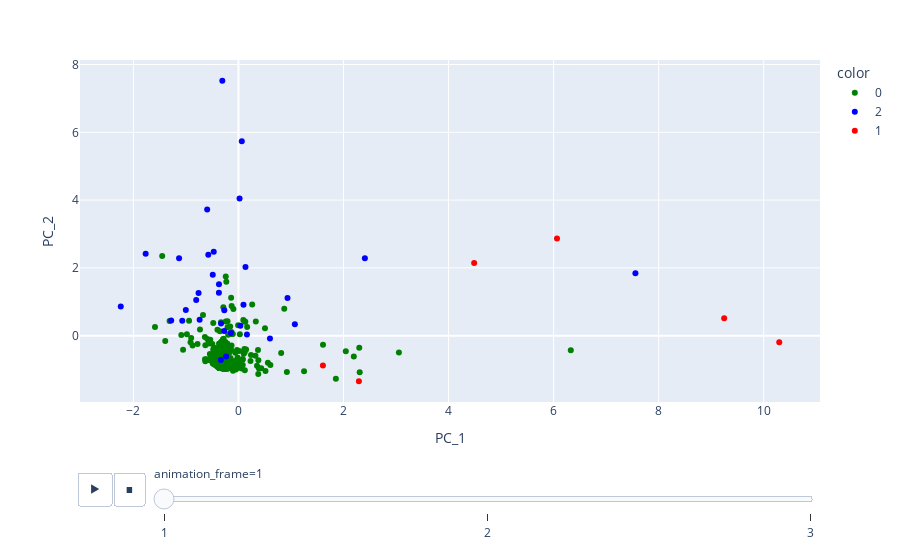

The cell this chart's notebook holds for it:
### Code cell
import plotly
import plotly.express as px

fig = px.scatter(df_plot.iloc[:,1:3], x='PC_1', y='PC_2', 
                 color=df_plot['clusters'].astype(str),
                 animation_frame=df_plot['anno'],
                 color_discrete_sequence=["green","blue","red"]
                 )

fig.update_traces(textposition='top center')
plotly.io.show(fig)

### Figure 1 — Plotly figure (JSON) as saved in the notebook; plotly's stock layout.template omitted (floating-point values rounded to 4 significant figures; data arrays with more than 128 entries replaced by an {"elided": "..."} marker saying what was removed)
{"data": [{"hovertemplate": "color=0<br>animation_frame=1<br>PC_1=%{x}<br>PC_2=%{y}<extra></extra>", "legendgroup": "0", "marker": {"color": "green", "symbol": "circle"}, "mode": "markers", "name": "0", "orientation": "v", "showlegend": true, "textposition": "top center", "type": "scatter", "x": {"elided": "292 float values"}, "xaxis": "x", "y": {"elided": "292 float values"}, "yaxis": "y"}, {"hovertemplate": "color=2<br>animation_frame=1<br>PC_1=%{x}<br>PC_2=%{y}<extra></extra>", "legendgroup": "2", "marker": {"color": "blue", "symbol": "circle"}, "mode": "markers", "name": "2", "orientation": "v", "showlegend": true, "textposition": "top center", "type": "scatter", "x": [-0.1432, -0.5744, -0.332, 7.557, -0.2717, -0.5954, -0.3711, 0.09532, -1.13, -0.7597, -0.3072, -0.3357, 0.9341, -1.002, 0.02111, 0.1333, -0.2696, -1.281, -1.07, 0.161, -0.3724, -0.2363, -0.7395, 0.06328, 0.5998, -0.8044, 1.074, 0.0368, 2.406, -0.4894, -0.471, -2.241, -1.767], "xaxis": "x", "y": [0.07842, 2.386, 0.3584, 1.838, 0.1372, 3.724, 1.518, 0.9087, 2.284, 1.256, 7.518, -0.717, 1.108, 0.7551, 4.049, 2.023, 0.7519, 0.4478, 0.436, 0.0315, 1.269, -0.6181, 0.4693, 5.736, -0.0842, 1.049, 0.3341, 0.2884, 2.281, 1.793, 2.475, 0.8628, 2.417], "yaxis": "y"}, {"hovertemplate": "color=1<br>animation_frame=1<br>PC_1=%{x}<br>PC_2=%{y}<extra></extra>", "legendgroup": "1", "marker": {"color": "red", "symbol": "circle"}, "mode": "markers", "name": "1", "orientation": "v", "showlegend": true, "textposition": "top center", "type": "scatter", "x": [6.064, 2.293, 4.487, 10.3, 9.247, 1.608], "xaxis": "x", "y": [2.864, -1.343, 2.142, -0.1968, 0.5098, -0.8839], "yaxis": "y"}], "layout": {"legend": {"title": {"text": "color"}, "tracegroupgap": 0}, "margin": {"t": 60}, "sliders": [{"active": 0, "currentvalue": {"prefix": "animation_frame="}, "len": 0.9, "pad": {"b": 10, "t": 60}, "steps": [{"args": [["1"], {"frame": {"duration": 0, "redraw": false}, "fromcurrent": true, "mode": "immediate", "transition": {"duration": 0, "easing": "linear"}}], "label": "1", "method": "animate"}, {"args": [["2"], {"frame": {"duration": 0, "redraw": false}, "fromcurrent": true, "mode": "immediate", "transition": {"duration": 0, "easing": "linear"}}], "label": "2", "method": "animate"}, {"args": [["3"], {"frame": {"duration": 0, "redraw": false}, "fromcurrent": true, "mode": "immediate", "transition": {"duration": 0, "easing": "linear"}}], "label": "3", "method": "animate"}], "x": 0.1, "xanchor": "left", "y": 0, "yanchor": "top"}], "updatemenus": [{"buttons": [{"args": [null, {"frame": {"duration": 500, "redraw": false}, "fromcurrent": true, "mode": "immediate", "transition": {"duration": 500, "easing": "linear"}}], "label": "&#9654;", "method": "animate"}, {"args": [[null], {"frame": {"duration": 0, "redraw": false}, "fromcurrent": true, "mode": "immediate", "transition": {"duration": 0, "easing": "linear"}}], "label": "&#9724;", "method": "animate"}], "direction": "left", "pad": {"r": 10, "t": 70}, "showactive": false, "type": "buttons", "x": 0.1, "xanchor": "right", "y": 0, "yanchor": "top"}], "xaxis": {"anchor": "y", "domain": [0, 1], "title": {"text": "PC_1"}}, "yaxis": {"anchor": "x", "domain": [0, 1], "title": {"text": "PC_2"}}}}
